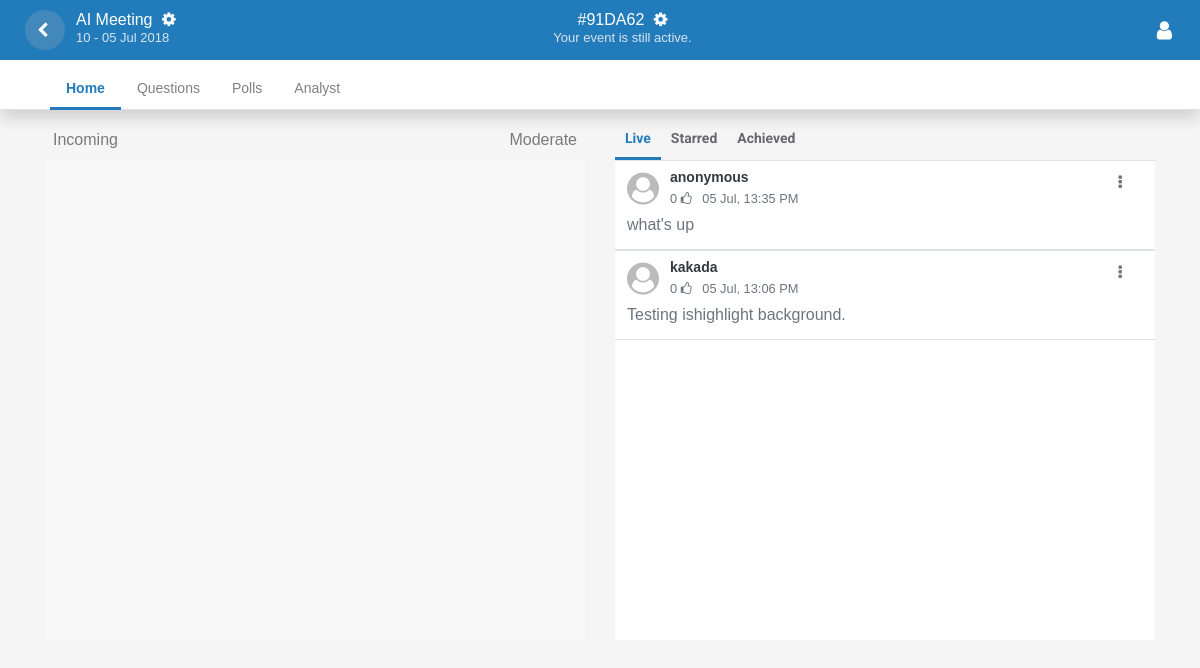
Page /admin.sli.do/event/91da62/dashboard (signed in) on the committed database.
### app/events/model.py (models this page shows, shortened)
class Event(db.Model):
    event_id = db.Column(db.String, primary_key = True)
    user_id = db.Column('user_id', db.String(20))
    event_name = db.Column('event_name', db.String(30))
    date_from = db.Column('date_from', db.String(20))
    date_to = db.Column('date_to', db.String(20))
    registered_on = db.Column('registered_on' , db.DateTime)

### app/questions/model.py (models this page shows, shortened)
class Question(db.Model):
    id = db.Column(db.Integer, primary_key=True)
    event_id        = db.Column('event_id', db.String(20))
    question        = db.Column('question', db.String(500))
    username        = db.Column('username', db.String(50), default='anonymous')
    starred         = db.Column('starred', db.Boolean, default=False)
    completed       = db.Column('completed', db.Boolean, default=False)
    isHighlighted   = db.Column('isHighlighted', db.Boolean, default=False)
    registered_on   = db.Column('registered_on' , db.DateTime)

### app/events/view.py (the view)
@app.route('/admin.sli.do/event/<string:event_id>/dashboard', methods=['GET'])
def admin_event_dashboard(event_id):
	questionform = QuestionForm()
	get_event_id = event_id
	session['logged_in'] = True
	username = session['username']
	email = session['email']
	first_name = session['first_name']
	last_name = session['last_name']
	session['event_id'] = event_id
	unstarredquestion = []
	starredquestion = []
	completed = []
	incompleted = []
	get_event_name = Event.query.filter_by(event_id=event_id).first()
	get_events = Event.query.filter_by(event_id=event_id).all()
	get_questions_by_event_id = Question.query.filter_by(event_id=get_event_id).all()
	get_event_status = checking_event_status(get_events)
	get_date_to = datetime.strptime(get_event_name.date_to, "%d.%m.%Y")
	get_date_from = datetime.strptime(get_event_name.date_from, "%d.%m.%Y")
	return render_template('events/admin_event_dashboard.html', questionform = questionform, get_date_to = get_date_to, get_date_from=get_date_from, get_event_id=get_event_id, get_event_name=get_event_name.event_name, questions=get_questions_by_event_id, get_event_status=get_event_status, username=username, email=email, first_name=first_name, last_name=last_name, form=CreateForm(), event_id = session['event_id'])

### app/events/view.py (called while the page is built)
def checking_event_status(model_name):
	past = datetime.now()
	now = past.strftime("%d.%m.%Y")
	now1 = time.strptime(now, "%d.%m.%Y")
	get_event_status = ""
	for i in model_name:
		if time.strptime(i.date_to, "%d.%m.%Y") >= now1:
			get_event_status = "Your event is still active."
		else:
			get_event_status = "Your event has finished."
	return get_event_status

### app/templates/events/admin_event_dashboard.html (shortened to what this page needs)
{% extends 'main/index.html' %}
{% from "includes/_formhelpers.html" import input %}
{% block style %}
<link rel="stylesheet" href="{{ url_for('static', filename='styles/event.css') }}">
<link rel="stylesheet" href="{{ url_for('static', filename='styles/admin_home.css') }}">
<link rel="stylesheet" href="{{ url_for('static', filename='styles/admin_question.css') }}">
{% endblock %}
{% block navbar %}
<div class="nav row" id="nav_question">
    <a class="fa fa-chevron-left" href="{{ url_for('event_dashboard') }}"></a>
    <li class="col nav-item" id="back_button">
        <a class="nav-link" id="admin_event_id">{{get_event_name}} <i class="fa fa-cog text-light" style="margin-left: 5px;"></i></a>
        <span class="nav-link" id="admin_event_status">{{get_date_to.strftime('%d')}} - {{get_date_from.strftime('%d %b %Y')}}</span>
    </li>
    <li class="col nav-item text-center">
        <span class="nav-link" id="admin_event_id">#{{get_event_id.upper()}} <i class="fa fa-cog text-light" style="margin-left: 5px;"></i></span>
        <span class="nav-link" id="admin_event_status">{{get_event_status}}</span>
    </li>
    <li class="col nav-item text-right" style="margin-right: 10px;" id="admin-dropdown-sidemenu">
        <button type="button" class="btn btn-link" id="navbarDropdownMenuLink" data-toggle="dropdown" aria-haspopup="true" aria-expanded="false"><i class="fa fa-user fa-lg"></i></button>
    </li>
</div>
{% endblock %}
{% block content %}
<ul class="nav nav-tabs shadow bg-white" role="tablist" id="admin_event_dashboard_tab">
  	<li class="nav-item">
    	<a class="nav-link active" href="#home" role="tab" data-toggle="tab">Home</a>
  	</li>
  	<li class="nav-item">
    	<a class="nav-link" href="#questions" role="tab" data-toggle="tab">Questions</a>
  	</li>
  	<li class="nav-item">
    	<a class="nav-link" href="#polls" role="tab" data-toggle="tab">Polls</a>
  	</li>
  	<li class="nav-item">
    	<a class="nav-link" href="#analyst" role="tab" data-toggle="tab">Analyst</a>
  	</li>
</ul>
<div class="tab-content">
  	<div role="tabpanel" class="tab-pane fade active show" id="questions">{% include 'questions/question_list.html' %}</div>
</div>
{% endblock %}

### app/templates/main/index.html (shortened to what this page needs)
<!DOCTYPE html>
<html lang="en">
<head>
    <link rel="stylesheet" href="https://stackpath.bootstrapcdn.com/bootstrap/4.1.1/css/bootstrap.min.css">
    <link rel="stylesheet" type="text/css" href="https://stackpath.bootstrapcdn.com/font-awesome/4.7.0/css/font-awesome.min.css">
    <link rel="stylesheet" href="{{ url_for('static', filename='styles/index.css') }}">
    <link rel="stylesheet" href="{{ url_for('static', filename='styles/event-modal.css') }}">
    <link rel="stylesheet" href="{{ url_for('static', filename='styles/calendar.css') }}">
    {% block style %}{% endblock %}
    <link rel="stylesheet" href="https://cdnjs.cloudflare.com/ajax/libs/bootstrap-datepicker/1.4.1/css/bootstrap-datepicker3.css"/>
</head>
<body>
        {% block navbar %}{% endblock %}
        {% block content %}{% endblock %}
</body>
</html>

### app/templates/questions/question_list.html (shortened to what this page needs)
<div class="container" id="admin_question_panel">
    <div class="row">
        <div class="col-sm-12 col-md-6 col-lg-6" id="moderate">
            <div class="d-flex">
                <div class="mr-auto p-2 text-black-50">Incoming</div>
                <div class="p-2 text-black-50">Moderate</div>
            </div>
            <div class="w-auto" id="moderate_question"></div>
        </div>
        <div class="col-sm-12 col-md-6 col-lg-6">
            <ul class="nav nav-pills" role="tablist" id="admin_question">
                <li class="nav-item">
                    <a class="nav-link active" id="pills-live-tab" data-toggle="pill" href="#live" role="tab" aria-controls="pills-home" aria-selected="true">Live</a>
                </li>
                <li class="nav-item">
                    <a class="nav-link" id="pills-starred-tab" data-toggle="pill" href="#starred" role="tab" aria-controls="pills-profile" aria-selected="false">Starred</a>
                </li>
                <li class="nav-item">
                    <a class="nav-link" id="pills-achieved-tab" data-toggle="pill" href="#achieved" role="tab" aria-controls="pills-contact" aria-selected="false">Achieved</a>
                </li>
            </ul>
            <div class="tab-content">
                <div role="tabpanel" class="tab-pane fade active show" id="live">
                    <table class="table table-hover">
                        <tbody>
                            {% for question in questions | sort(attribute='registered_on', reverse = True) %}
                                {% if question.completed == False %}
                                    <tr>
                                        <td class="position-relative">
                                            <h6 class="text-dark"><i class="fa fa-user-circle fa-2x"></i><small class="position-absolute anonymous"> {{question.username}}</small>
                                                      </h6>
                                            <small class="position-absolute text-muted question-calandar">0 <i class="fa fa-thumbs-o-up"></i>&nbsp;&nbsp; {{question.registered_on.strftime('%d %b, %H:%M %p')}}
                                                        </small>
                                            <p class="card-text text-muted text-question" data-auction="{{question.id}}" id="{{question.id}}" style="border: none; resize: none;">{{question.question}}</p>
                                            <button class="bd-highlight btn btn-link text-muted position-absolute" id="navbarDropdownMenuLink" data-toggle="dropdown" aria-haspopup="true" aria-expanded="false">
                                                <i class="fa fa-ellipsis-v"></i>
                                            </button>
                                        </td>
                                    </tr>
                                {% endif %}
                        </tbody>
                        {% endfor %}
                    </table>
                </div>
            </div>
        </div>
    </div>
</div>

### app/static/styles/index.css (style rules this page uses)
html { height:100%; width:100%; }
html, body { padding: 0; margin: 0; font-family: 'Raleway', sans-serif; background: #F5F5F5; }

### app/static/styles/event.css (style rules this page uses)
.nav-pills .nav-link { border-radius: 0px !important; }
#admin_event_id { margin-top: -10px; cursor: pointer; }
#admin_event_status { margin-top: -30px; font-size: 13px; color: #dae3eb !important; }
#back_button { padding-left: 0px; margin-left: 60px; }
.fa-chevron-left { background-color: #4288ba; border: none; width: 40px; height: 40px; border-radius: 20px; color: #fff; padding: 12px 0px 0px 12px; margin: 10px -70px 0px 40px; z-index: 1; }
.fa-chevron-left:link { text-decoration: none; }
#admin_event_dashboard_tab { background-color: #fff; height: 50px; padding-left: 50px; }
#admin_event_dashboard_tab .nav-link { border: none; padding-top: 18px; font-size: 14px; }
#admin_event_dashboard_tab a { color: grey; }
#admin_event_dashboard_tab .nav-link.active { border-bottom: 3px solid #237bbc !important; color: #237bbc !important; font-weight: bold; }
#nav_question { background-color: #227cbc; height: 60px; }
#nav_question .nav-item .btn-link { color: #fff; padding-top: 18px; margin-right: 5px; margin-left: 5px; }
#nav_question .nav-item .nav-link { color: #fff; padding-top: 18px; margin-right: 5px; margin-left: 5px; }

### app/static/styles/admin_question.css (style rules this page uses)
#moderate { margin-top: 10px; }
#moderate_question { background-color: #faf9f9 !important; height: 480px; }
#admin_question { margin-top: 10px !important; }
.nav-pills .nav-link.active, .nav-pills .show>.nav-link { color: #237bbc !important; border-bottom: 3px solid #237bbc !important; background-color: transparent !important; font-weight: bold; }
.nav-pills .nav-link { border-radius: 0px !important; color: rgb(104, 103, 109) !important; font-size: 14px; padding-left: 10px; padding-right: 10px; font-weight: bold; font-family: 'Roboto', sans-serif; }
#live, #starred, #achieved { overflow-y: scroll; height: 480px; background-color: #fff; width: 100%; }
.fa-user-circle { color: #bbb; }
.anonymous { top: 8px; left: 55px; font-size: 14px; font-weight: bold; }
#navbarDropdownMenuLink { top: 5px; right: 20px; padding-top: 4px; }
.question-calandar { top: 28px; left: 55px; font-weight: lighter; }
.text-question { margin-bottom: 0px; padding-bottom: 0px; margin-right: 30px; font-weight: lighter; }
.table-hover>tbody>tr { border-bottom: 1px solid #dee2e6; }

### rows in the picture
Event: event_name "AI Meeting"
Question: username "anonymous", registered_on "05 Jul, 13:35 PM", question "what's up"
Question: username "kakada", registered_on "05 Jul, 13:06 PM", question "Testing ishighlight background."

### other values in the picture
{{ get_date_to.strftime('%d') }} "10"
{{ get_date_from.strftime('%d %b %Y') }} "05 Jul 2018"
{{ get_event_id.upper() }} "91DA62"
{{ get_event_status }} "Your event is still active."
